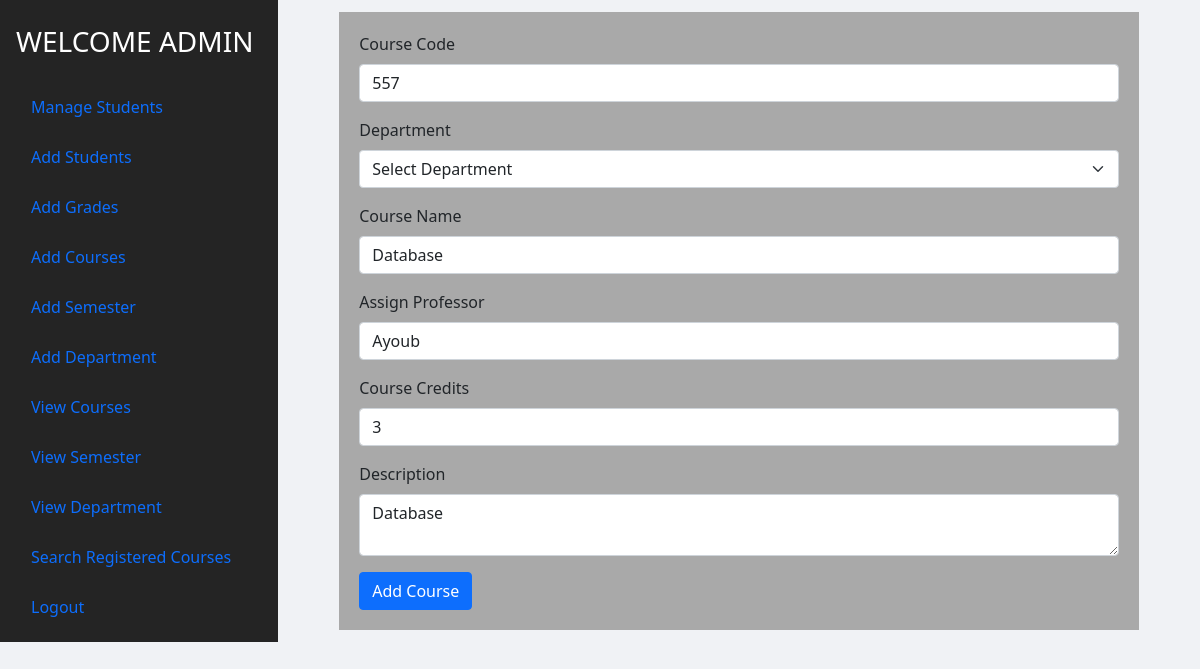
Page /registration-system/admin/add-course.php?id=557 (signed in) on the committed database.
### tables this page shows
CREATE TABLE `courses` (
  `code` int(11) NOT NULL,
  `dcode` int(11) NOT NULL,
  `name` varchar(255) NOT NULL,
  `professorname` varchar(255) NOT NULL,
  `description` text DEFAULT NULL,
  `credits` int(11) NOT NULL,
  `CreatedDate` timestamp NULL DEFAULT current_timestamp(),
  `updatedDate` timestamp NULL DEFAULT current_timestamp()
);

### registration-system/shared/form-share.php (the view, shortened to what this page needs)
<form method="post">
    <div class="mb-3">
        <label class="form-label">Course Code</label>
        <input type="text" class="form-control" name="coursecode" value="<?php echo $coursecode ?>">
    </div>
    <div class="mb-3">
        <label class="form-label">Department</label>
        <div class="input-group mb-3">
            <select class="form-select" name="departmentcode">
                <option value="" selected>Select Department</option>
            </select>
        </div>
    </div>
    <div class="mb-3">
        <label class="form-label">Course Name</label>
        <input type="text" class="form-control" name="coursename" value="<?php echo $coursename?>">
    </div>
    <div class="mb-3">
        <label class="form-label">Assign Professor</label>
        <input type="text" class="form-control" name="assignprofessor" value="<?php echo $assignprofessor?>">
    </div>
    <div class="mb-3">
        <label class="form-label">Course Credits</label>
        <input type="text" class="form-control" name="credits" value="<?php echo $credits?>">
    </div>
    <div class="mb-3">
        <label class="form-label">Description</label>
        <textarea class="form-control" name="description"><?php echo $description ?></textarea>
    </div>
    <button type="submit" name="submit" class="btn btn-primary">Add Course</button>
</form>

### registration-system/admin/add-course.php (shortened to what this page needs)
<?php
include "../shared/database.php";
$coursecode = "";
$coursename = "";
$description = "";
$credits="";
$assignprofessor="";
if (empty($_SESSION['aname'])) {
    header('location:index.php');
} else {
?>
    <?php include "../shared/header.php" ?>
    <div style="display:flex;">
        <?php if ($_SESSION['aname'] != "") {
            include '../shared/admin-menubar.php';
        }
        ?>
        <div style="margin:auto;width:800px;padding:20px;background-color:darkgray">
            <?php
            if (isset($_GET['id'])) {
                $courseid = $_GET['id'];
                $result = mysqli_query($con, "select * from courses where code='$courseid'");
                while ($row = mysqli_fetch_array($result)) {
                    $coursecode = $row['code'];
                    $coursename =  $row['name'];
                    $description = $row['description'];
                    $credits=$row['credits'];
                    $assignprofessor=$row['professorname'];
            ?>
                    <?php include "../shared/form-share.php" ?>
            <?php }
            } else {
                include "../shared/form-share.php";
            } ?>
        </div>
    </div>
<?php } ?>

### rows in the picture
courses: coursecode "557", coursename "Database", assignprofessor "Ayoub", credits "3", description "Database"

### other values in the picture
$_SESSION['aname'] "ADMIN"
